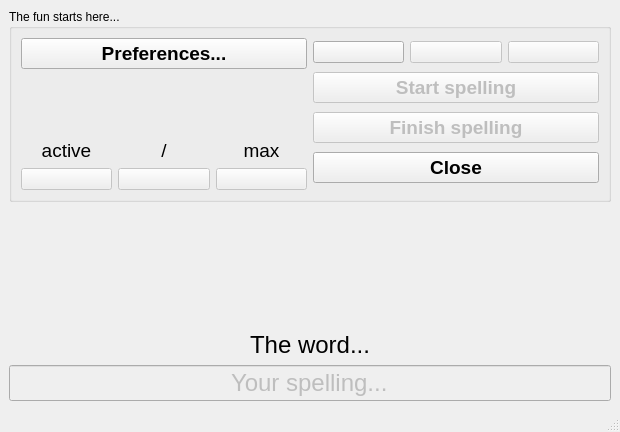
<?xml version="1.0" encoding="UTF-8"?>
<ui version="4.0">
 <class>MainWindow</class>
 <widget class="QMainWindow" name="MainWindow">
  <property name="geometry">
   <rect>
    <x>0</x>
    <y>0</y>
    <width>620</width>
    <height>432</height>
   </rect>
  </property>
  <property name="windowTitle">
   <string notr="true">MainWindow</string>
  </property>
  <widget class="QWidget" name="centralwidget">
   <layout class="QVBoxLayout" name="verticalLayout_4">
    <item>
     <widget class="QGroupBox" name="groupBoxShortcuts">
      <property name="title">
       <string>The fun starts here...</string>
      </property>
      <layout class="QVBoxLayout" name="verticalLayout_5">
       <item>
        <layout class="QHBoxLayout" name="horizontalLayout_5">
         <item>
          <layout class="QVBoxLayout" name="verticalLayout_3">
           <item>
            <widget class="QPushButton" name="btnPreferences">
             <property name="font">
              <font>
               <pointsize>14</pointsize>
               <bold>true</bold>
              </font>
             </property>
             <property name="text">
              <string>Preferences...</string>
             </property>
            </widget>
           </item>
           <item>
            <spacer name="verticalSpacer_2">
             <property name="orientation">
              <enum>Qt::Vertical</enum>
             </property>
             <property name="sizeHint" stdset="0">
              <size>
               <width>20</width>
               <height>40</height>
              </size>
             </property>
            </spacer>
           </item>
           <item>
            <layout class="QHBoxLayout" name="horizontalLayout_4">
             <item>
              <widget class="QLabel" name="labActiveNumber">
               <property name="font">
                <font>
                 <pointsize>14</pointsize>
                </font>
               </property>
               <property name="text">
                <string notr="true">active</string>
               </property>
               <property name="alignment">
                <set>Qt::AlignCenter</set>
               </property>
              </widget>
             </item>
             <item>
              <widget class="QLabel" name="labSlash">
               <property name="font">
                <font>
                 <pointsize>14</pointsize>
                </font>
               </property>
               <property name="text">
                <string notr="true">/</string>
               </property>
               <property name="alignment">
                <set>Qt::AlignCenter</set>
               </property>
              </widget>
             </item>
             <item>
              <widget class="QLabel" name="labMaxNumber">
               <property name="font">
                <font>
                 <pointsize>14</pointsize>
                </font>
               </property>
               <property name="text">
                <string notr="true">max</string>
               </property>
               <property name="alignment">
                <set>Qt::AlignCenter</set>
               </property>
              </widget>
             </item>
            </layout>
           </item>
           <item>
            <layout class="QHBoxLayout" name="horizontalLayout_3">
             <item>
              <widget class="QPushButton" name="btnPlay">
               <property name="enabled">
                <bool>false</bool>
               </property>
               <property name="toolTip">
                <string>Play sound (Space bar)</string>
               </property>
               <property name="text">
                <string notr="true"/>
               </property>
               <property name="icon">
                <iconset resource="icons.qrc">
                 <normaloff>:/icons/play.png</normaloff>:/icons/play.png</iconset>
               </property>
               <property name="iconSize">
                <size>
                 <width>50</width>
                 <height>50</height>
                </size>
               </property>
              </widget>
             </item>
             <item>
              <widget class="QPushButton" name="btnPrevious">
               <property name="enabled">
                <bool>false</bool>
               </property>
               <property name="toolTip">
                <string>Previous (Left arrow)</string>
               </property>
               <property name="text">
                <string notr="true"/>
               </property>
               <property name="icon">
                <iconset resource="icons.qrc">
                 <normaloff>:/icons/previous.png</normaloff>:/icons/previous.png</iconset>
               </property>
               <property name="iconSize">
                <size>
                 <width>50</width>
                 <height>50</height>
                </size>
               </property>
              </widget>
             </item>
             <item>
              <widget class="QPushButton" name="btnNext">
               <property name="enabled">
                <bool>false</bool>
               </property>
               <property name="toolTip">
                <string>Next (Right arrow)</string>
               </property>
               <property name="text">
                <string notr="true"/>
               </property>
               <property name="icon">
                <iconset resource="icons.qrc">
                 <normaloff>:/icons/next.png</normaloff>:/icons/next.png</iconset>
               </property>
               <property name="iconSize">
                <size>
                 <width>50</width>
                 <height>50</height>
                </size>
               </property>
              </widget>
             </item>
            </layout>
           </item>
          </layout>
         </item>
         <item>
          <layout class="QVBoxLayout" name="verticalLayout_2">
           <item>
            <layout class="QHBoxLayout" name="horizontalLayout_2">
             <item>
              <widget class="QPushButton" name="btnLoadFile">
               <property name="toolTip">
                <string>Load directory</string>
               </property>
               <property name="text">
                <string/>
               </property>
               <property name="icon">
                <iconset resource="icons.qrc">
                 <normaloff>:/icons/loadfile.png</normaloff>:/icons/loadfile.png</iconset>
               </property>
               <property name="iconSize">
                <size>
                 <width>50</width>
                 <height>50</height>
                </size>
               </property>
              </widget>
             </item>
             <item>
              <widget class="QPushButton" name="btnShuffle">
               <property name="enabled">
                <bool>false</bool>
               </property>
               <property name="toolTip">
                <string>Shuffle list</string>
               </property>
               <property name="text">
                <string/>
               </property>
               <property name="icon">
                <iconset resource="icons.qrc">
                 <normaloff>:/icons/shuffle2.png</normaloff>:/icons/shuffle2.png</iconset>
               </property>
               <property name="iconSize">
                <size>
                 <width>50</width>
                 <height>50</height>
                </size>
               </property>
              </widget>
             </item>
             <item>
              <widget class="QPushButton" name="btnResetList">
               <property name="enabled">
                <bool>false</bool>
               </property>
               <property name="toolTip">
                <string>Reset list</string>
               </property>
               <property name="text">
                <string/>
               </property>
               <property name="icon">
                <iconset resource="icons.qrc">
                 <normaloff>:/icons/reset_list.png</normaloff>:/icons/reset_list.png</iconset>
               </property>
               <property name="iconSize">
                <size>
                 <width>50</width>
                 <height>50</height>
                </size>
               </property>
              </widget>
             </item>
            </layout>
           </item>
           <item>
            <widget class="QPushButton" name="btnStartSpelling">
             <property name="enabled">
              <bool>false</bool>
             </property>
             <property name="font">
              <font>
               <pointsize>14</pointsize>
               <bold>true</bold>
              </font>
             </property>
             <property name="text">
              <string>Start spelling</string>
             </property>
            </widget>
           </item>
           <item>
            <widget class="QPushButton" name="btnFinishSpelling">
             <property name="enabled">
              <bool>false</bool>
             </property>
             <property name="font">
              <font>
               <pointsize>14</pointsize>
               <bold>true</bold>
              </font>
             </property>
             <property name="text">
              <string>Finish spelling</string>
             </property>
            </widget>
           </item>
           <item>
            <widget class="QPushButton" name="btnClose">
             <property name="font">
              <font>
               <pointsize>14</pointsize>
               <bold>true</bold>
              </font>
             </property>
             <property name="text">
              <string>Close</string>
             </property>
            </widget>
           </item>
          </layout>
         </item>
        </layout>
       </item>
      </layout>
     </widget>
    </item>
    <item>
     <layout class="QVBoxLayout" name="verticalLayout">
      <item>
       <spacer name="verticalSpacer">
        <property name="orientation">
         <enum>Qt::Vertical</enum>
        </property>
        <property name="sizeHint" stdset="0">
         <size>
          <width>20</width>
          <height>40</height>
         </size>
        </property>
       </spacer>
      </item>
      <item>
       <widget class="QLabel" name="labShuffledWord">
        <property name="font">
         <font>
          <pointsize>18</pointsize>
         </font>
        </property>
        <property name="text">
         <string notr="true">The word...</string>
        </property>
        <property name="alignment">
         <set>Qt::AlignCenter</set>
        </property>
       </widget>
      </item>
      <item>
       <widget class="QLineEdit" name="leSpelling">
        <property name="enabled">
         <bool>false</bool>
        </property>
        <property name="font">
         <font>
          <pointsize>18</pointsize>
         </font>
        </property>
        <property name="text">
         <string notr="true">Your spelling...</string>
        </property>
        <property name="alignment">
         <set>Qt::AlignCenter</set>
        </property>
       </widget>
      </item>
     </layout>
    </item>
   </layout>
  </widget>
  <widget class="QMenuBar" name="menubar">
   <property name="geometry">
    <rect>
     <x>0</x>
     <y>0</y>
     <width>620</width>
     <height>26</height>
    </rect>
   </property>
  </widget>
  <widget class="QStatusBar" name="statusbar"/>
 </widget>
 <resources>
  <include location="icons.qrc"/>
 </resources>
 <connections/>
</ui>
